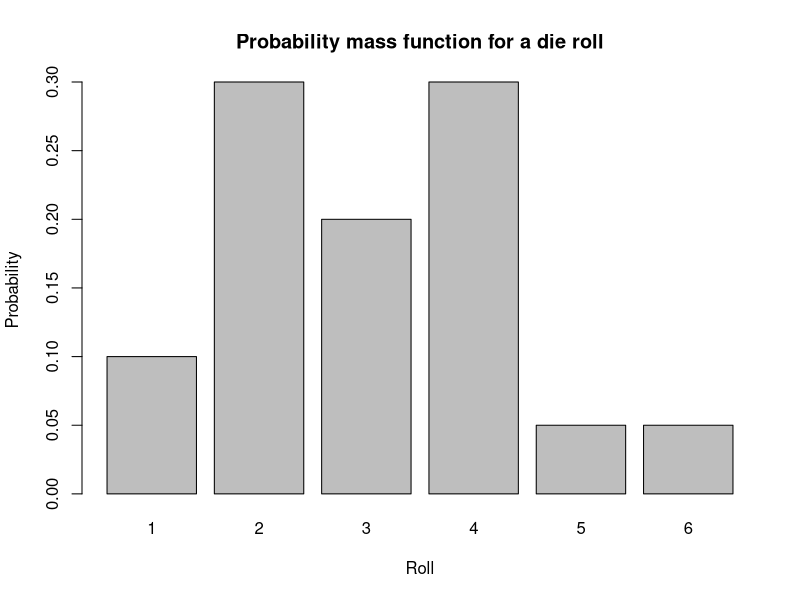
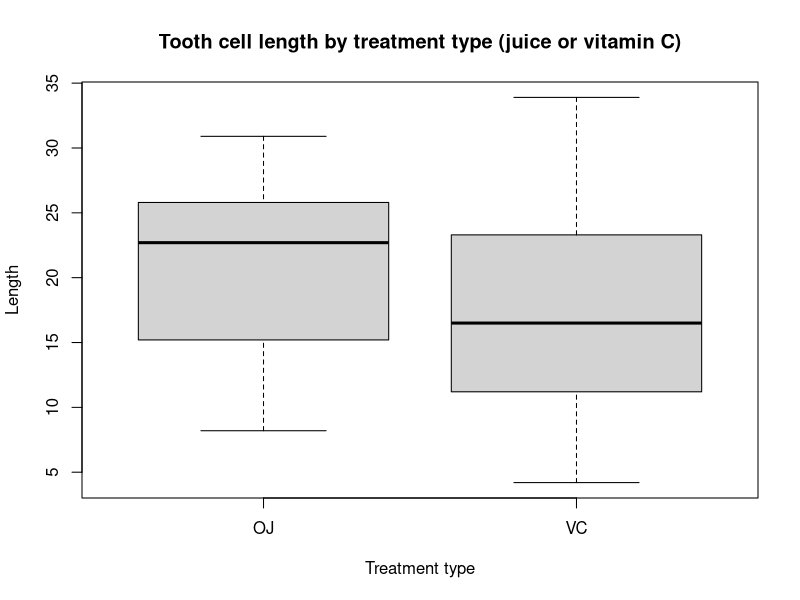
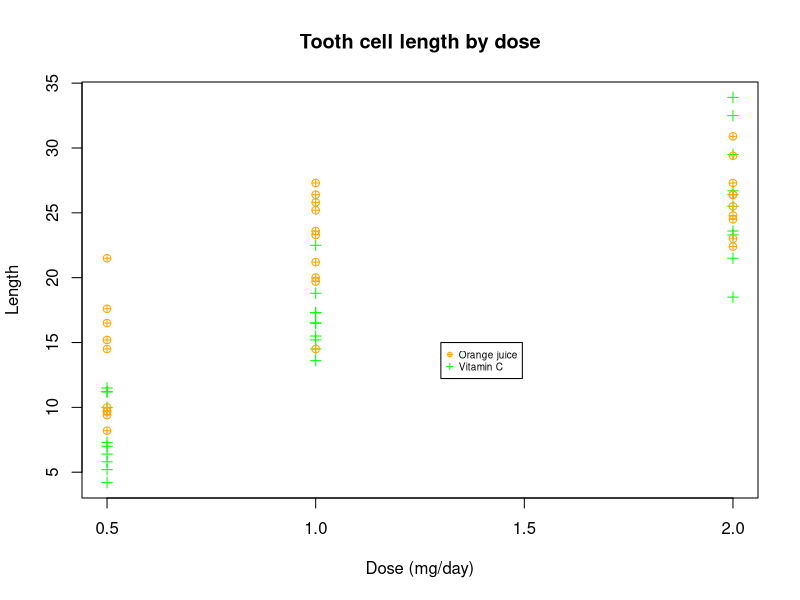

The R script that drew these images, in order:
# 1.a)
barplot(c(2,6,4,6,1,1)/20, names.arg = 1:6, xlab = "Roll", ylab = "Probability", main = "Probability mass function for a die roll")

# 1.b)
values <- rep(1:6, c(2,6,4,6,1,1))
mean(values)
# mean: 3.05
# median: 3
# mode: 2 and 4

sqrt(sum((values - mean(values))^2)/length(values))
# standard deviation: 1.28355

# 1.c) We use a denominator of N rather than N-1 because we are not estimating a population sd from a sample,
# but rather calculating the sd of the PMF which is a distribution.

# 1.d)
# p(5 or 6) = 2/20 = 0.1
# p(5 or 6 at least 2 times out of ten)
1 - pbinom(1, 10, 0.1)
sum(dbinom(2:10,10,0.1)) # both work
# answer: 0.2639

#2. a)
# The perimeter is a linear funcion of the radius so the correlation
# between the two will be exactly 1 with perfect measurement

# 2.b)
# The area is not a linear function of the radius but the will still increase as the radius increases
# Therefore the correlation will be positive but less than 1 (so weaker than the previous answer)

# 3.a)
qnorm(0.95) # = 1.645

# 3.b)
qnorm(c(0.25,0.75)) # +- 0.67449

# 4.a)
data(ToothGrowth)
d <- ToothGrowth

# 4.b)
plot(d$supp, d$len, xlab = "Treatment type", ylab = "Length", main = "Tooth cell length by treatment type (juice or vitamin C)")
# There's actually no info about units here, woops. Anything is acceptable therefore.

# 4.c)
# Orange juice is associated with more tooth growth on average

# 4.d)
t.test(d$len ~ d$supp)
# p = 0.06 so greater than our alpha of 0.01. We do not reject the null hypothesis.
# The difference between treatments is not significant at the 0.01 level

# 4.e) 
# As seen on the boxplot, the longest tooth cells belonged to a guinea pig that received vitamin C

# 4.f)
plot(d$dose, d$len, xlab = "Dose (mg/day)", ylab = "Length", col = ifelse(d$supp == "OJ", "orange", "green"),
                                                             pch = ifelse(d$supp == "OJ", 10, 3),
                                                            main = "Tooth cell length by dose")
legend (1.3,15, legend = c("Orange juice", "Vitamin C"), col = c("orange", "green"), pch = c(10,3), cex = 0.6)
# There's actually no info about units here, woops. Anything is acceptable therefore.

# 4.g)
# Higher dosages are associated with greater tooth growth

# 4.h)
# No, the difference between OJ and VC appears stronger for lower dosages.

# 4.i)

for(dose in unique(d$dose)){
  subset <- d[d$dose == dose,]
  t.test(len ~ supp, data = subset)
  print(paste("Dose", dose, "p-value:", t.test(len ~ supp, data = subset)$p.value))
}

# The tests are significant at the 0.01 level for dosages of 0.5 mg/day and 1mg/day but not for 2mg/day

# Bonus:
# Since we are performing 3 tests we need to correct for multiple comparisons to avoid spurious significant results
# One way to do this would be Bonferroni correction (dividing our alpha by the number of tests, so alpha = 0.01/3 = 0.0033)